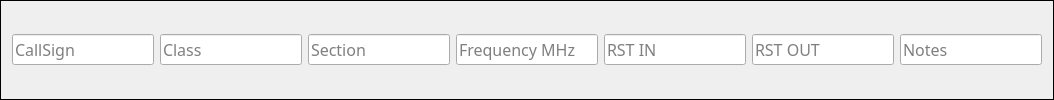
           <widget class="QFrame" name="frame_3">
            <property name="font">
             <font>
              <family>JetBrains Mono</family>
              <pointsize>12</pointsize>
              <bold>true</bold>
             </font>
            </property>
            <property name="frameShape">
             <enum>QFrame::Box</enum>
            </property>
            <property name="frameShadow">
             <enum>QFrame::Plain</enum>
            </property>
            <layout class="QHBoxLayout" name="horizontalLayout_9">
             <item>
              <widget class="QLineEdit" name="callsign_entry">
               <property name="font">
                <font>
                 <family>JetBrains Mono</family>
                 <pointsize>12</pointsize>
                 <bold>false</bold>
                </font>
               </property>
               <property name="focusPolicy">
                <enum>Qt::ClickFocus</enum>
               </property>
               <property name="toolTip">
                <string>Enter other operators callsign.</string>
               </property>
               <property name="statusTip">
                <string>Enter other operators callsign.</string>
               </property>
               <property name="whatsThis">
                <string>Enter other operators callsign.</string>
               </property>
               <property name="accessibleName">
                <string>Callsign Entry</string>
               </property>
               <property name="accessibleDescription">
                <string>Text entery box, for entering the callsign of the contact.</string>
               </property>
               <property name="maxLength">
                <number>14</number>
               </property>
               <property name="frame">
                <bool>true</bool>
               </property>
               <property name="placeholderText">
                <string>CallSign</string>
               </property>
              </widget>
             </item>
             <item>
              <widget class="QLineEdit" name="class_entry">
               <property name="font">
                <font>
                 <family>JetBrains Mono</family>
                 <pointsize>12</pointsize>
                 <bold>false</bold>
                </font>
               </property>
               <property name="focusPolicy">
                <enum>Qt::ClickFocus</enum>
               </property>
               <property name="toolTip">
                <string>Class Entry</string>
               </property>
               <property name="accessibleName">
                <string>Class entry</string>
               </property>
               <property name="accessibleDescription">
                <string>Text entery box, for entering the class of the contact.</string>
               </property>
               <property name="placeholderText">
                <string>Class</string>
               </property>
              </widget>
             </item>
             <item>
              <widget class="QLineEdit" name="section_entry">
               <property name="font">
                <font>
                 <family>JetBrains Mono</family>
                 <pointsize>12</pointsize>
                 <bold>false</bold>
                </font>
               </property>
               <property name="focusPolicy">
                <enum>Qt::ClickFocus</enum>
               </property>
               <property name="toolTip">
                <string>Section Entry</string>
               </property>
               <property name="accessibleName">
                <string>Section Entry</string>
               </property>
               <property name="accessibleDescription">
                <string>Text entry box to enter the contacts ARRL section.</string>
               </property>
               <property name="placeholderText">
                <string>Section</string>
               </property>
              </widget>
             </item>
            <item>
              <widget class="QLineEdit" name="freq_entry">
               <property name="font">
                <font>
                 <family>JetBrains Mono</family>
                 <pointsize>12</pointsize>
                 <bold>false</bold>
                </font>
               </property>
               <property name="focusPolicy">
                <enum>Qt::ClickFocus</enum>
               </property>
               <property name="toolTip">
                <string>Frequency MHz</string>
               </property>
               <property name="statusTip">
                <string>Frequency MHz.</string>
               </property>
               <property name="whatsThis">
                <string>Frequency MHz.</string>
               </property>
               <property name="accessibleName">
                <string>Frequency MHz</string>
               </property>
               <property name="accessibleDescription">
                <string>Text entery box, for entering the Frequency MHz of the contact.</string>
               </property>
               <property name="maxLength">
                <number>14</number>
               </property>
               <property name="frame">
                <bool>true</bool>
               </property>
               <property name="placeholderText">
                <string>Frequency MHz</string>
               </property>
               <property name="value">
                <string></string>
               </property>
              </widget>
             </item>
             <item>
              <widget class="QLineEdit" name="rstin_entry">
               <property name="font">
                <font>
                 <family>JetBrains Mono</family>
                 <pointsize>12</pointsize>
                 <bold>false</bold>
                </font>
               </property>
               <property name="focusPolicy">
                <enum>Qt::ClickFocus</enum>
               </property>
               <property name="toolTip">
                <string>Enter other operators RST IN.</string>
               </property>
               <property name="statusTip">
                <string>Enter other operators RST IN.</string>
               </property>
               <property name="whatsThis">
                <string>Enter other operators RST IN.</string>
               </property>
               <property name="accessibleName">
                <string>RST IN Entry</string>
               </property>
               <property name="accessibleDescription">
                <string>Text entery box, for entering the RST IN of the contact.</string>
               </property>
               <property name="maxLength">
                <number>14</number>
               </property>
               <property name="frame">
                <bool>true</bool>
               </property>
               <property name="placeholderText">
                <string>RST IN</string>
               </property>
               <property name="value">
                <string>59</string>
               </property>
              </widget>
             </item>
             <item>
              <widget class="QLineEdit" name="rstout_entry">
               <property name="font">
                <font>
                 <family>JetBrains Mono</family>
                 <pointsize>12</pointsize>
                 <bold>false</bold>
                </font>
               </property>
               <property name="focusPolicy">
                <enum>Qt::ClickFocus</enum>
               </property>
               <property name="toolTip">
                <string>Enter other operators RST OUT.</string>
               </property>
               <property name="statusTip">
                <string>Enter other operators RST OUT.</string>
               </property>
               <property name="whatsThis">
                <string>Enter other operators RST OUT.</string>
               </property>
               <property name="accessibleName">
                <string>RST OUT Entry</string>
               </property>
               <property name="accessibleDescription">
                <string>Text entery box, for entering the RST OUT of the contact.</string>
               </property>
               <property name="maxLength">
                <number>14</number>
               </property>
               <property name="frame">
                <bool>true</bool>
               </property>
               <property name="placeholderText">
                <string>RST OUT</string>
               </property>
              </widget>
             </item>
             <item>
              <widget class="QLineEdit" name="notes_entry">
               <property name="font">
                <font>
                 <family>JetBrains Mono</family>
                 <pointsize>12</pointsize>
                 <bold>false</bold>
                </font>
               </property>
               <property name="focusPolicy">
                <enum>Qt::ClickFocus</enum>
               </property>
               <property name="toolTip">
                <string>Enter other operators notes.</string>
               </property>
               <property name="statusTip">
                <string>Enter other operators notes.</string>
               </property>
               <property name="whatsThis">
                <string>Enter other operators notes.</string>
               </property>
               <property name="accessibleName">
                <string>notes Entry</string>
               </property>
               <property name="accessibleDescription">
                <string>Text entery box, for entering the notes of the contact.</string>
               </property>
               <property name="frame">
                <bool>true</bool>
               </property>
               <property name="placeholderText">
                <string>Notes</string>
               </property>
              </widget>
             </item>
            </layout>
           </widget>
